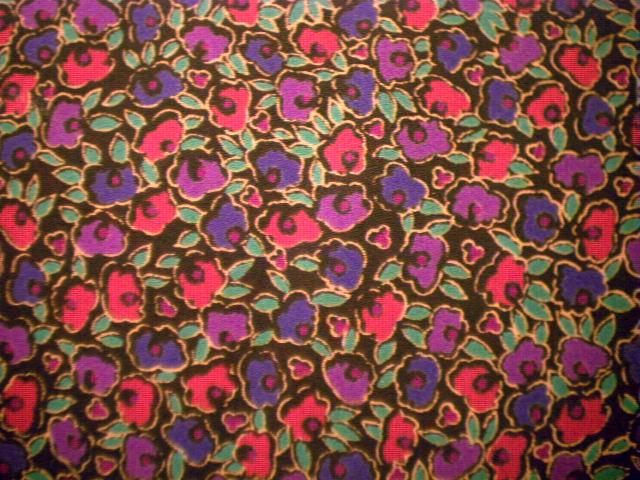
%> input picture ColourSegmentation/fabric.jpg, 640 x 480 px
$ octave tests_fabric.m   (GNU Octave 9; MATLAB toolbox functions it lacks are replaced by stand-ins)
%> lines starting %> are read from the running program, lines starting %| are printed output that depends on the picture; in (x1, y1, x2, y2) boxes, pixels count from 0 and x2, y2 are one past the last pixel; in counts of white or black regions, pixels touching at a corner belong together; the program's own positions count from 1
### ColourSegmentation/segmentationColor.m
function y = segmentationColor(im, x1, y1, x2, y2, K)
    subRGB = im(y1:y2, x1:x2, :);
    avgRGB = mean(double(subRGB), [1,2]);
    stdRGB = std(double(subRGB), 0, [1,2]);

    min = avgRGB - K.*stdRGB;
    max = avgRGB + K.*stdRGB;

    out_of_range = any(im < min | im > max, 3);
    y = uint8(255 * (~out_of_range));
end

### ColourSegmentation/tests_fabric.m
i = imread('fabric.jpg');
%> i is the input picture: size 480x640x3 uint8; mean R, G, B 126.7, 75.6, 68.1
fontsize = 20;

K = 2;

x = [93, 127];
y = [169, 193];
imc = segmentationColor(i, x(1), y(1), x(2), y(2), K);
%> in segmentationColor, `subRGB = im(y1:y2, x1:x2, :);`:
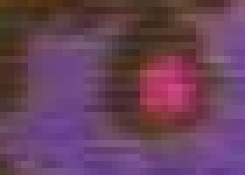
%> subRGB: size 25x35x3 uint8 (shown 7 times larger); mean R, G, B 104.7, 65.3, 91.1
%> in segmentationColor, `avgRGB = mean(double(subRGB), [1,2]);`: avgRGB = [104.7 65.33 91.08]
%> in segmentationColor, `stdRGB = std(double(subRGB), 0, [1,2]);`: stdRGB = [23.28 12.58 37.13]
%> in segmentationColor, `min = avgRGB - K.*stdRGB;`: min = [58.18 40.17 16.83]
%> in segmentationColor, `max = avgRGB + K.*stdRGB;`: max = [151.3 90.49 165.3]
%> in segmentationColor, `out_of_range = any(im < min | im > max, 3);`:
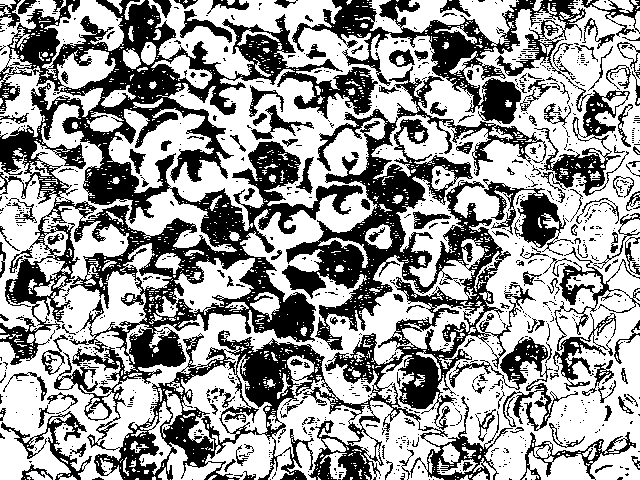
%> out_of_range: size 480x640 logical; 60.5% white; 960 black regions (797 under 20 px), largest, box (x1, y1, x2, y2) and area: (0, 0, 547, 480) 84452, (292, 0, 592, 124) 9489, (534, 90, 630, 203) 2695
subplot(1,2,1)
imshow(imc, [])
title("Seperating purple with K = "+K, "FontSize", fontsize)

x = [380, 396];
y = [92, 117];
imc = segmentationColor(i, x(1), y(1), x(2), y(2), K);
%> call 2 of segmentationColor, with x1 = 380, y1 = 92, x2 = 396, y2 = 117, K = 2
%> in segmentationColor (call 2), `avgRGB = mean(double(subRGB), [1,2]);`: avgRGB = [146.3 150.2 115.5]
%> in segmentationColor (call 2), `stdRGB = std(double(subRGB), 0, [1,2]);`: stdRGB = [34.02 34.66 32.18]
%> in segmentationColor (call 2), `min = avgRGB - K.*stdRGB;`: min = [78.23 80.84 51.18]
%> in segmentationColor (call 2), `max = avgRGB + K.*stdRGB;`: max = [214.3 219.5 179.9]
%> in segmentationColor (call 2), `out_of_range = any(im < min | im > max, 3);`:
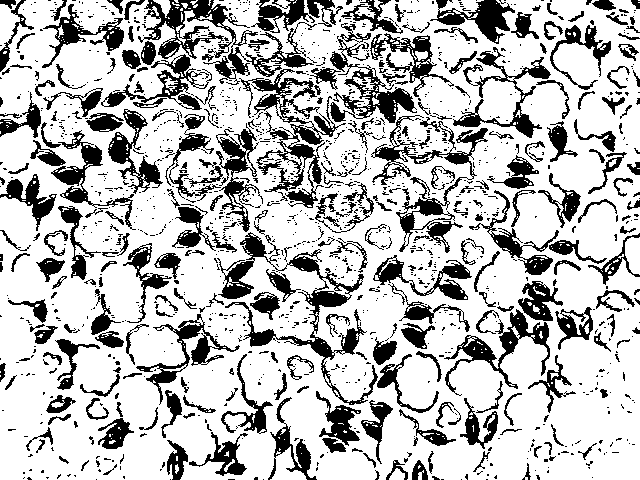
%> out_of_range: size 480x640 logical; 74% white; 1314 black regions (1038 under 20 px), largest, box (x1, y1, x2, y2) and area: (217, 232, 378, 405) 4335, (138, 0, 317, 85) 3776, (239, 69, 346, 208) 3605
subplot(1,2,2)
imshow(imc, [])
title("Seperating green with K = "+K, "FontSize", fontsize)

$ run again, with ColourSegmentation/barras.jpg copied over ColourSegmentation/fabric.jpg
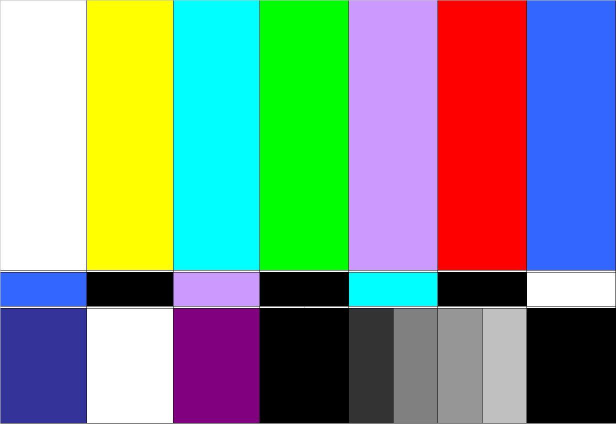
%> input picture ColourSegmentation/barras.jpg, 1232 x 851 px (shown at 1/2 size)
%> i is the input picture: size 851x1232x3 uint8; mean R, G, B 127.1, 147.5, 136.4
%> subRGB: size 25x35x3 uint8; every value is 255
%> avgRGB = [255 255 255]
%> stdRGB = [0 0 0]
%> min = [255 255 255]
%> in segmentationColor, `out_of_range = any(im < min | im > max, 3);`:
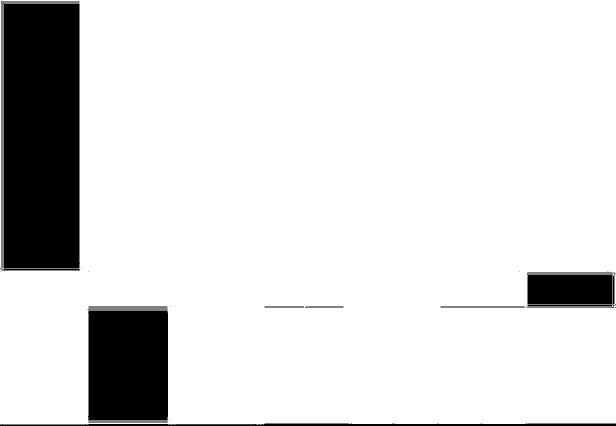
%> out_of_range: size 851x1232 logical (shown at 1/2 size); 87.2% white; 36 black regions (14 under 20 px), largest, box (x1, y1, x2, y2) and area: (1, 1, 160, 537) 81635, (176, 622, 336, 840) 34658, (1054, 545, 1231, 612) 10668
%> avgRGB = [0 255 255]
%> out_of_range: size 851x1232 logical; 91.4% white; 86 black regions (81 under 20 px), largest, box (x1, y1, x2, y2) and area: (352, 15, 512, 528) 82063, (705, 558, 864, 607) 7664, (705, 552, 863, 553) 158, (368, 530, 512, 531) 144, (866, 559, 868, 607) 49
%> in segmentationColor (call 2), `y = uint8(255 * (~out_of_range));`:
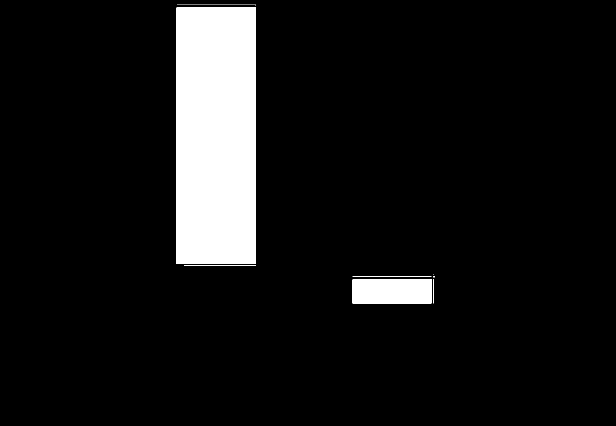
%> y: size 851x1232 uint8 (shown at 1/2 size); 8.6% white; 86 white regions (81 under 20 px), largest, box (x1, y1, x2, y2) and area: (352, 15, 512, 528) 82063, (705, 558, 864, 607) 7664, (705, 552, 863, 553) 158, (368, 530, 512, 531) 144, (866, 559, 868, 607) 49
